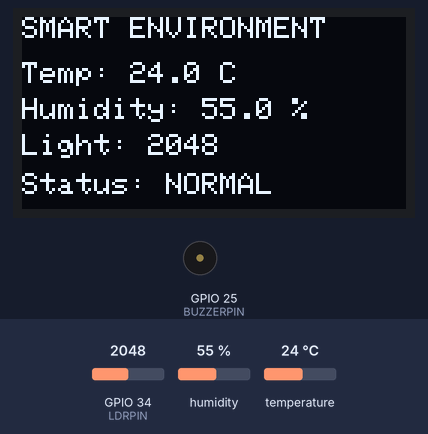
Bench run of a sketch on a simulated ESP32. Parts: 128×64 one-colour display, buzzer (waves = sounding). The inputs (shaded band) are chosen by the test bench; at power-on: temperature 24 °C, GPIO 34 (LDRPIN) = 2048, humidity 55 %. What the sketch prints to the serial monitor is not drawn.

Above: at 3.2 s.
3.3 s: temperature set to 29.4 °C
At 4.5 s:
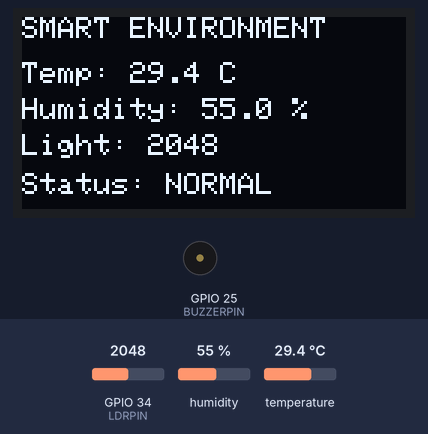
5.6 s: temperature set to 30.6 °C
At 6.7 s:
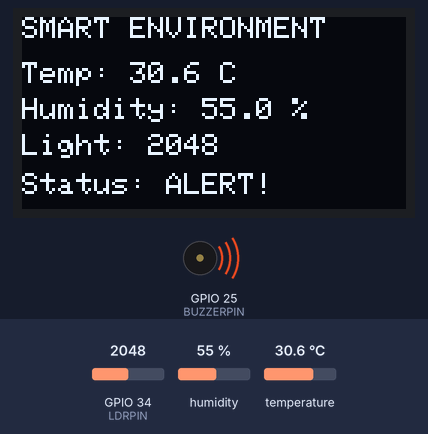
9.3 s: GPIO 34 (LDRPIN) set to 1460
At 10.3 s:
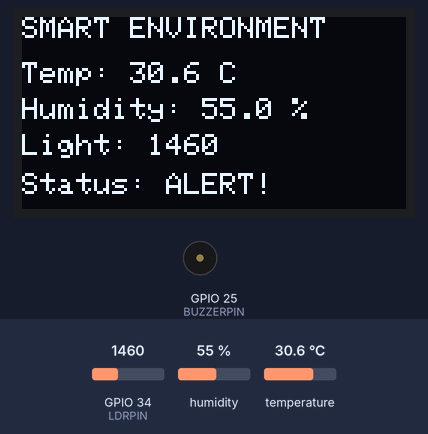
10.9 s: humidity set to 22 %
At 12.9 s:
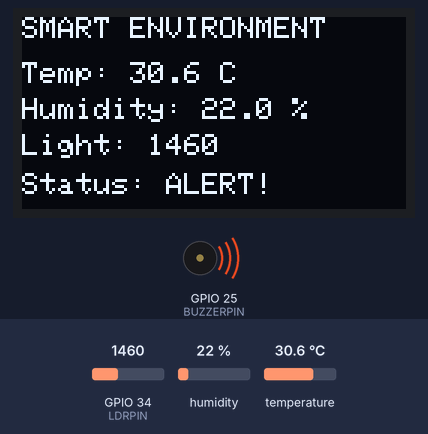
14.0 s: GPIO 34 (LDRPIN) set to 1540
At 14.5 s:
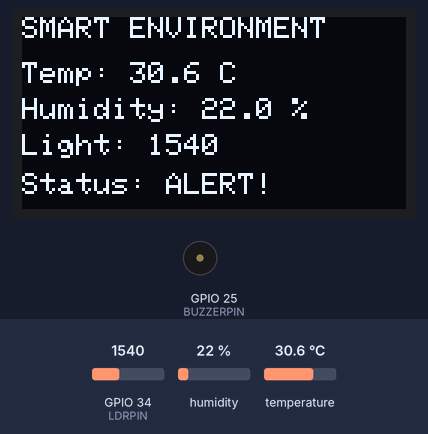
15.6 s: temperature set to 12 °C
At 18.1 s:
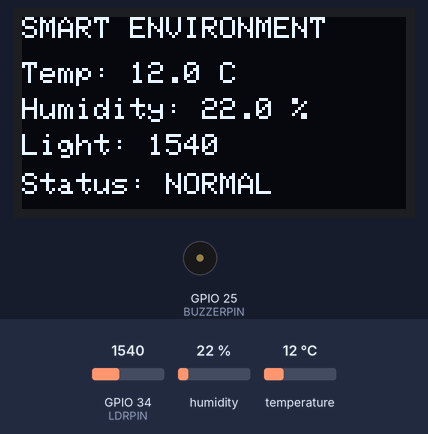
Timing chart, 0 to 19.2 s (numbered marks = the images above; inputs shaded):
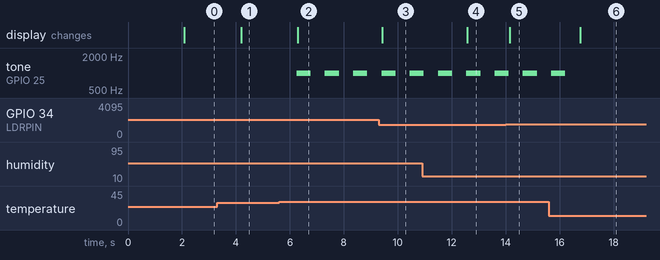

Measured:
- the behaviour switches between 30 and 30.1 °C on temperature (found by bisection; images 1 and 2)
- after the input at 3.3 s, the display: changes after 0.89 s (image 1)
- after the input at 5.6 s, tone on GPIO 25 (BUZZERPIN): alternates 1000 Hz for 0.52 s and silent for 0.53 s, starting after 0.66 s; the display: changes after 0.69 s (image 2)
- after the input at 9.3 s, the display: changes after 0.13 s (image 3)
- after the input at 10.9 s, the display: changes after 1.7 s (image 4)
- after the input at 14.0 s, the display: changes after 0.14 s (image 5)
- after the input at 15.6 s, tone on GPIO 25 (BUZZERPIN): goes on until 16.2 s, then stays silent; the display: changes after 1.2 s (image 6)

The sketch:

sketch.ino
```cpp
#include "DHT.h"
#include <Wire.h>
#include <Adafruit_GFX.h>
#include <Adafruit_SSD1306.h>

// Sensor and buzzer pins
#define DHTPIN 4
#define DHTTYPE DHT22
#define LDRPIN 34
#define BUZZERPIN 25

// OLED display settings
#define SCREEN_WIDTH 128
#define SCREEN_HEIGHT 64

DHT dht(DHTPIN, DHTTYPE);

Adafruit_SSD1306 display(
  SCREEN_WIDTH, SCREEN_HEIGHT, &Wire, -1
);

// Alert limits
const float TEMP_LIMIT = 30.0;
const int DARK_LIMIT = 1500;

// Buzzer beep timing
unsigned long previousBeepTime = 0;
bool buzzerState = false;

void setup() {
  Serial.begin(115200);

  pinMode(BUZZERPIN, OUTPUT);
  noTone(BUZZERPIN);

  dht.begin();
  Wire.begin(21, 22);

  if (!display.begin(SSD1306_SWITCHCAPVCC, 0x3C)) {
    Serial.println("OLED not found!");
    while (true) {
      delay(10);
    }
  }

  display.clearDisplay();
  display.setTextColor(SSD1306_WHITE);
  display.setTextSize(1);
  display.setCursor(0, 0);
  display.println("SMART ENVIRONMENT");
  display.println("MONITOR STARTING...");
  display.display();

  delay(2000);
}

void loop() {
  float temperature = dht.readTemperature();
  float humidity = dht.readHumidity();
  int light = analogRead(LDRPIN);

  // Detect alert conditions
  bool hot = !isnan(temperature) &&
             temperature > TEMP_LIMIT;

  // Assumes lower LDR readings mean darker conditions.
  bool dark = light < DARK_LIMIT;

  bool alert = hot || dark;

  // Repeating buzzer sound without blocking sensor readings
  unsigned long currentTime = millis();

  if (alert) {
    if (currentTime - previousBeepTime >= 500) {
      previousBeepTime = currentTime;
      buzzerState = !buzzerState;

      if (buzzerState) {
        tone(BUZZERPIN, 1000);  // 1000 Hz beep
      } else {
        noTone(BUZZERPIN);      // Silence
      }
    }
  } else {
    noTone(BUZZERPIN);
    buzzerState = false;
  }

  // Serial Monitor output
  Serial.println("SMART ENVIRONMENT MONITOR");

  if (isnan(temperature) || isnan(humidity)) {
    Serial.println("DHT22 reading error!");
  } else {
    Serial.print("Temperature: ");
    Serial.print(temperature, 1);
    Serial.println(" C");

    Serial.print("Humidity: ");
    Serial.print(humidity, 1);
    Serial.println(" %");
  }

  Serial.print("Light reading: ");
  Serial.println(light);

  Serial.print("Alert: ");
  Serial.println(alert ? "ON" : "OFF");

  Serial.println("---------------------");

  // OLED output
  display.clearDisplay();
  display.setTextColor(SSD1306_WHITE);
  display.setTextSize(1);

  display.setCursor(0, 0);
  display.println("SMART ENVIRONMENT");

  display.setCursor(0, 15);
  display.print("Temp: ");

  if (isnan(temperature)) {
    display.println("Sensor error");
  } else {
    display.print(temperature, 1);
    display.println(" C");
  }

  display.setCursor(0, 27);
  display.print("Humidity: ");

  if (isnan(humidity)) {
    display.println("Error");
  } else {
    display.print(humidity, 1);
    display.println(" %");
  }

  display.setCursor(0, 39);
  display.print("Light: ");
  display.println(light);

  display.setCursor(0, 52);
  display.print("Status: ");
  display.println(alert ? "ALERT!" : "NORMAL");

  display.display();

  delay(100);
}
```
